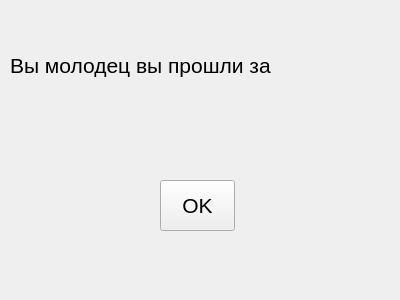
<?xml version="1.0" encoding="UTF-8"?>
<ui version="4.0">
 <class>Form</class>
 <widget class="QWidget" name="Form">
  <property name="geometry">
   <rect>
    <x>0</x>
    <y>0</y>
    <width>400</width>
    <height>300</height>
   </rect>
  </property>
  <property name="windowTitle">
   <string>Form</string>
  </property>
  <widget class="QLabel" name="label">
   <property name="geometry">
    <rect>
     <x>10</x>
     <y>20</y>
     <width>351</width>
     <height>91</height>
    </rect>
   </property>
   <property name="font">
    <font>
     <pointsize>16</pointsize>
    </font>
   </property>
   <property name="text">
    <string>Вы молодец вы прошли за</string>
   </property>
  </widget>
  <widget class="QPushButton" name="pushButton">
   <property name="geometry">
    <rect>
     <x>160</x>
     <y>180</y>
     <width>75</width>
     <height>51</height>
    </rect>
   </property>
   <property name="font">
    <font>
     <pointsize>16</pointsize>
    </font>
   </property>
   <property name="text">
    <string>OK</string>
   </property>
  </widget>
 </widget>
 <resources/>
 <connections/>
</ui>
